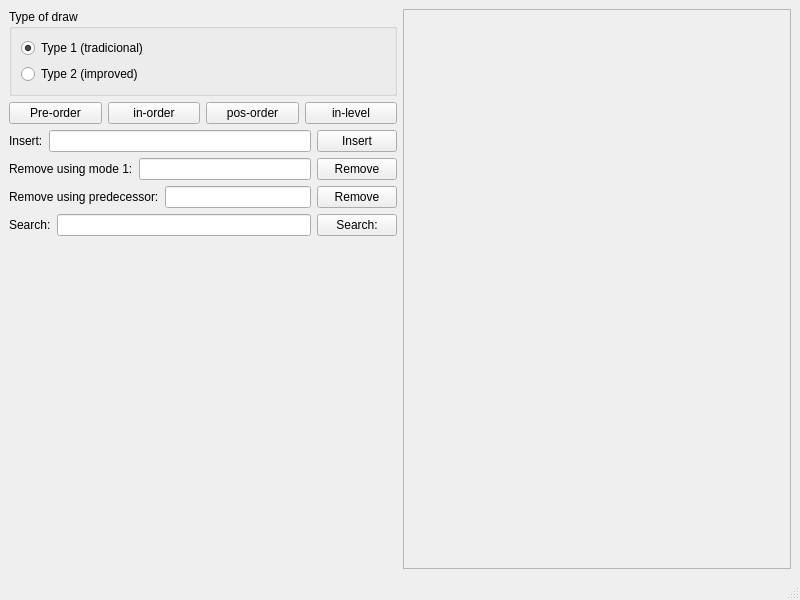
<?xml version="1.0" encoding="UTF-8"?>
<ui version="4.0">
 <class>MainWindow</class>
 <widget class="QMainWindow" name="MainWindow">
  <property name="geometry">
   <rect>
    <x>0</x>
    <y>0</y>
    <width>800</width>
    <height>600</height>
   </rect>
  </property>
  <property name="windowTitle">
   <string>Binary Tree</string>
  </property>
  <widget class="QWidget" name="centralwidget">
   <layout class="QHBoxLayout" name="horizontalLayout_2">
    <item>
     <layout class="QHBoxLayout" name="horizontalMainLayout">
      <item>
       <layout class="QVBoxLayout" name="verticalLayoutOfConf">
        <item>
         <layout class="QHBoxLayout" name="horizontalLayout_3">
          <item>
           <widget class="QGroupBox" name="groupBox">
            <property name="title">
             <string>Type of draw</string>
            </property>
            <layout class="QVBoxLayout" name="verticalLayout_2">
             <item>
              <widget class="QRadioButton" name="radioButtonTrad">
               <property name="text">
                <string>Type 1 (tradicional)</string>
               </property>
               <property name="checked">
                <bool>true</bool>
               </property>
              </widget>
             </item>
             <item>
              <widget class="QRadioButton" name="radioButtonImproved">
               <property name="text">
                <string>Type 2 (improved)</string>
               </property>
              </widget>
             </item>
            </layout>
           </widget>
          </item>
         </layout>
        </item>
        <item>
         <layout class="QHBoxLayout" name="horizontalLayout">
          <item>
           <widget class="QPushButton" name="pushButtonPreOrdem">
            <property name="text">
             <string>Pre-order</string>
            </property>
           </widget>
          </item>
          <item>
           <widget class="QPushButton" name="pushButtonEmOrdem">
            <property name="text">
             <string>in-order</string>
            </property>
           </widget>
          </item>
          <item>
           <widget class="QPushButton" name="pushButtonPosOrdem">
            <property name="text">
             <string>pos-order</string>
            </property>
           </widget>
          </item>
          <item>
           <widget class="QPushButton" name="pushButtonEmNivel">
            <property name="text">
             <string>in-level</string>
            </property>
           </widget>
          </item>
         </layout>
        </item>
        <item>
         <layout class="QHBoxLayout" name="horizontalLayoutOfInsert">
          <item>
           <widget class="QLabel" name="label">
            <property name="text">
             <string>Insert:</string>
            </property>
           </widget>
          </item>
          <item>
           <widget class="QLineEdit" name="lineEditOfInsert"/>
          </item>
          <item>
           <widget class="QPushButton" name="pushButtonOfInsert">
            <property name="text">
             <string>Insert</string>
            </property>
           </widget>
          </item>
         </layout>
        </item>
        <item>
         <layout class="QHBoxLayout" name="horizontalLayoutOfRemove">
          <item>
           <widget class="QLabel" name="label_2">
            <property name="text">
             <string>Remove using mode 1:</string>
            </property>
           </widget>
          </item>
          <item>
           <widget class="QLineEdit" name="lineEditOfRemove"/>
          </item>
          <item>
           <widget class="QPushButton" name="pushButtonOfRemove">
            <property name="text">
             <string>Remove</string>
            </property>
           </widget>
          </item>
         </layout>
        </item>
        <item>
         <layout class="QHBoxLayout" name="horizontalLayoutRemPred">
          <item>
           <widget class="QLabel" name="label_4">
            <property name="text">
             <string>Remove using predecessor:</string>
            </property>
           </widget>
          </item>
          <item>
           <widget class="QLineEdit" name="lineEditRemPred"/>
          </item>
          <item>
           <widget class="QPushButton" name="pushButtonRemPred">
            <property name="text">
             <string>Remove</string>
            </property>
           </widget>
          </item>
         </layout>
        </item>
        <item>
         <layout class="QHBoxLayout" name="horizontalLayoutOfSearch">
          <item>
           <widget class="QLabel" name="label_3">
            <property name="text">
             <string>Search:</string>
            </property>
           </widget>
          </item>
          <item>
           <widget class="QLineEdit" name="lineEditOfSearch"/>
          </item>
          <item>
           <widget class="QPushButton" name="pushButtonOfSearch">
            <property name="text">
             <string>Search:</string>
            </property>
           </widget>
          </item>
         </layout>
        </item>
        <item>
         <spacer name="verticalSpacer">
          <property name="orientation">
           <enum>Qt::Vertical</enum>
          </property>
          <property name="sizeHint" stdset="0">
           <size>
            <width>20</width>
            <height>40</height>
           </size>
          </property>
         </spacer>
        </item>
       </layout>
      </item>
      <item>
       <layout class="QVBoxLayout" name="verticalLayoutOfImage">
        <item>
         <widget class="QScrollArea" name="scrollArea">
          <property name="widgetResizable">
           <bool>true</bool>
          </property>
          <widget class="QWidget" name="scrollAreaWidgetContents">
           <property name="geometry">
            <rect>
             <x>0</x>
             <y>0</y>
             <width>383</width>
             <height>533</height>
            </rect>
           </property>
           <layout class="QVBoxLayout" name="verticalLayout">
            <item>
             <widget class="QLabel" name="labelOfImage">
              <property name="text">
               <string/>
              </property>
             </widget>
            </item>
           </layout>
          </widget>
         </widget>
        </item>
       </layout>
      </item>
     </layout>
    </item>
   </layout>
  </widget>
  <widget class="QMenuBar" name="menubar">
   <property name="geometry">
    <rect>
     <x>0</x>
     <y>0</y>
     <width>800</width>
     <height>22</height>
    </rect>
   </property>
  </widget>
  <widget class="QStatusBar" name="statusbar"/>
 </widget>
 <resources/>
 <connections/>
</ui>
